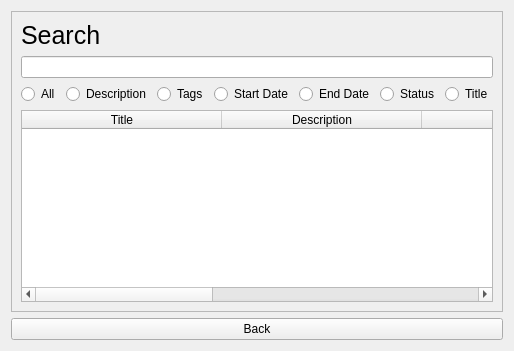
      <widget class="QWidget" name="pageViewSearch">
       <layout class="QGridLayout" name="gridLayout_5">
        <item row="0" column="0">
         <widget class="QFrame" name="frameSearch">
          <property name="frameShape">
           <enum>QFrame::StyledPanel</enum>
          </property>
          <property name="frameShadow">
           <enum>QFrame::Raised</enum>
          </property>
          <layout class="QGridLayout" name="gridLayout_4">
           <item row="1" column="0" colspan="2">
            <widget class="QLabel" name="labelSearch">
             <property name="styleSheet">
              <string notr="true">QLabel{font-size: 25px}</string>
             </property>
             <property name="text">
              <string>Search</string>
             </property>
            </widget>
           </item>
           <item row="5" column="1">
            <widget class="QRadioButton" name="radioSearchDescription">
             <property name="text">
              <string>Description</string>
             </property>
            </widget>
           </item>
           <item row="5" column="4">
            <widget class="QRadioButton" name="radioSearchEndDate">
             <property name="text">
              <string>End Date</string>
             </property>
            </widget>
           </item>
           <item row="2" column="0" colspan="7">
            <widget class="QLineEdit" name="dataSearch"/>
           </item>
           <item row="5" column="3">
            <widget class="QRadioButton" name="radioSearchStartDate">
             <property name="text">
              <string>Start Date</string>
             </property>
            </widget>
           </item>
           <item row="5" column="2">
            <widget class="QRadioButton" name="radioSearchTags">
             <property name="text">
              <string>Tags</string>
             </property>
            </widget>
           </item>
           <item row="7" column="0" colspan="7">
            <widget class="QTableWidget" name="tableSearch">
             <attribute name="horizontalHeaderDefaultSectionSize">
              <number>200</number>
             </attribute>
             <attribute name="horizontalHeaderStretchLastSection">
              <bool>true</bool>
             </attribute>
             <column>
              <property name="text">
               <string>Title</string>
              </property>
             </column>
             <column>
              <property name="text">
               <string>Description</string>
              </property>
             </column>
             <column>
              <property name="text">
               <string>Start Date</string>
              </property>
             </column>
             <column>
              <property name="text">
               <string>End Date</string>
              </property>
             </column>
             <column>
              <property name="text">
               <string>Status</string>
              </property>
             </column>
            </widget>
           </item>
           <item row="5" column="5">
            <widget class="QRadioButton" name="radioSearchStatus">
             <property name="text">
              <string>Status</string>
             </property>
            </widget>
           </item>
           <item row="5" column="6">
            <widget class="QRadioButton" name="radioSearchTitle">
             <property name="text">
              <string>Title</string>
             </property>
            </widget>
           </item>
           <item row="5" column="0">
            <widget class="QRadioButton" name="radioSearchAll">
             <property name="text">
              <string>All</string>
             </property>
            </widget>
           </item>
          </layout>
         </widget>
        </item>
        <item row="1" column="0">
         <widget class="QPushButton" name="buttonSearchCancel">
          <property name="text">
           <string>Back</string>
          </property>
         </widget>
        </item>
       </layout>
      </widget>
